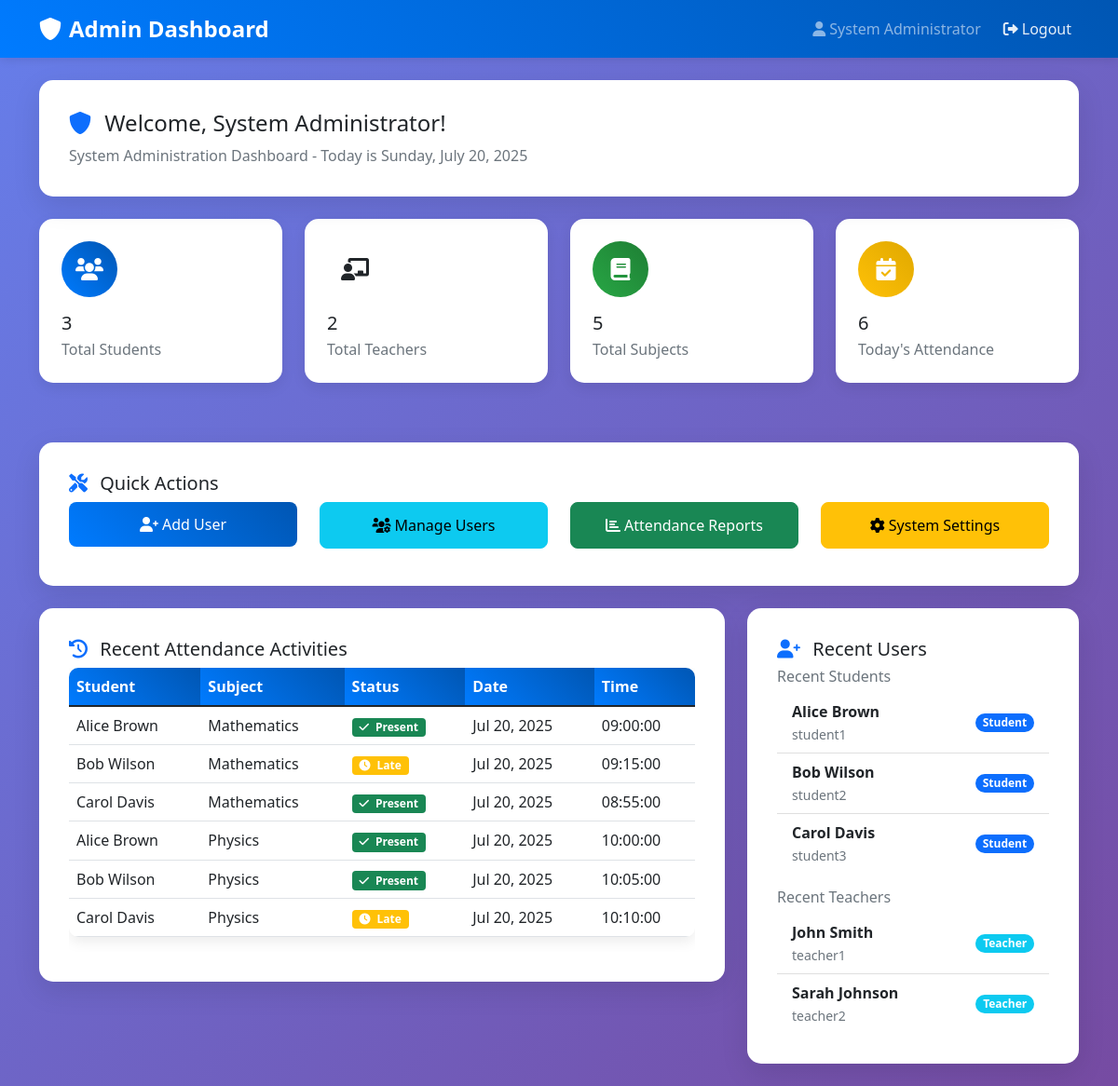
Page /admin/dashboard.php (signed in) on the committed database.
### tables this page shows
CREATE TABLE IF NOT EXISTS `attendance` (
    `id` INT(11) NOT NULL AUTO_INCREMENT,
    `student_id` INT(11) NOT NULL,
    `subject_id` INT(11) NOT NULL,
    `date` DATE NOT NULL,
    `time_in` TIME NULL,
    `time_out` TIME NULL,
    `latitude` DECIMAL(10,8) NULL,
    `longitude` DECIMAL(11,8) NULL,
    `status` ENUM('present', 'absent', 'late') DEFAULT 'present',
    `created_at` TIMESTAMP DEFAULT CURRENT_TIMESTAMP,
    PRIMARY KEY (`id`),
    FOREIGN KEY (`student_id`) REFERENCES `users`(`id`) ON DELETE CASCADE,
    FOREIGN KEY (`subject_id`) REFERENCES `subjects`(`id`) ON DELETE CASCADE
);

CREATE TABLE IF NOT EXISTS `users` (
    `id` INT(11) NOT NULL AUTO_INCREMENT,
    `username` VARCHAR(50) NOT NULL UNIQUE,
    `email` VARCHAR(100) NOT NULL UNIQUE,
    `password` VARCHAR(255) NOT NULL,
    `role` ENUM('student', 'teacher', 'admin') NOT NULL,
    `full_name` VARCHAR(100) NOT NULL,
    `mobile` VARCHAR(15) NULL,
    `is_verified` BOOLEAN DEFAULT FALSE,
    `created_at` TIMESTAMP DEFAULT CURRENT_TIMESTAMP,
    PRIMARY KEY (`id`)
);

CREATE TABLE IF NOT EXISTS `subjects` (
    `id` INT(11) NOT NULL AUTO_INCREMENT,
    `subject_name` VARCHAR(100) NOT NULL,
    `teacher_id` INT(11) NULL,
    `year` INT(4) NOT NULL,
    `semester` INT(1) NOT NULL,
    `created_at` TIMESTAMP DEFAULT CURRENT_TIMESTAMP,
    PRIMARY KEY (`id`),
    FOREIGN KEY (`teacher_id`) REFERENCES `users`(`id`) ON DELETE CASCADE
);

### admin/dashboard.php (the view, shortened to what this page needs)
<?php
require_once '../php/config.php';
$stats_sql = "SELECT
                (SELECT COUNT(*) FROM users WHERE role = 'student') as total_students,
                (SELECT COUNT(*) FROM users WHERE role = 'teacher') as total_teachers,
                (SELECT COUNT(*) FROM subjects) as total_subjects,
                (SELECT COUNT(*) FROM attendance) as total_attendance,
                (SELECT COUNT(*) FROM attendance WHERE date = CURDATE()) as today_attendance,
                (SELECT COUNT(*) FROM attendance WHERE status = 'present') as present_count,
                (SELECT COUNT(*) FROM attendance WHERE status = 'absent') as absent_count,
                (SELECT COUNT(*) FROM attendance WHERE status = 'late') as late_count";
$stats_result = $conn->query($stats_sql);
$stats = $stats_result->fetch_assoc();
$total_students = $stats['total_students'] ?: 0;
$total_teachers = $stats['total_teachers'] ?: 0;
$total_subjects = $stats['total_subjects'] ?: 0;
$today_attendance = $stats['today_attendance'] ?: 0;
$recent_attendance_sql = "SELECT a.*, u.full_name as student_name, s.subject_name
                         FROM attendance a
                         JOIN users u ON a.student_id = u.id
                         JOIN subjects s ON a.subject_id = s.id
                         ORDER BY a.created_at DESC LIMIT 10";
$recent_attendance_result = $conn->query($recent_attendance_sql);
$students_sql = "SELECT * FROM users WHERE role = 'student' ORDER BY created_at DESC LIMIT 5";
$students_result = $conn->query($students_sql);
$teachers_sql = "SELECT * FROM users WHERE role = 'teacher' ORDER BY created_at DESC LIMIT 5";
$teachers_result = $conn->query($teachers_sql);
?>
<!DOCTYPE html>
<html lang="en">
<head>
    <link href="https://cdn.jsdelivr.net/npm/bootstrap@5.1.3/dist/css/bootstrap.min.css" rel="stylesheet">
    <link href="https://cdnjs.cloudflare.com/ajax/libs/font-awesome/6.0.0/css/all.min.css" rel="stylesheet">
    <link href="../css/style.css" rel="stylesheet">
</head>
<body>
    <nav class="navbar navbar-expand-lg navbar-dark">
        <div class="container">
            <a class="navbar-brand" href="#">
                <i class="fas fa-shield-alt me-2"></i>Admin Dashboard
            </a>
            <div class="navbar-nav ms-auto">
                <span class="navbar-text me-3">
                    <i class="fas fa-user me-1"></i><?php echo $_SESSION['full_name']; ?>
                </span>
                <a class="nav-link" href="../logout.php">
                    <i class="fas fa-sign-out-alt me-1"></i>Logout
                </a>
            </div>
        </div>
    </nav>
    <div class="container mt-4">
        <div class="row mb-4">
            <div class="col-12">
                <div class="card">
                    <div class="card-body">
                        <h4 class="card-title">
                            <i class="fas fa-shield-alt me-2 text-primary"></i>
                            Welcome, <?php echo $_SESSION['full_name']; ?>!
                        </h4>
                        <p class="card-text text-muted">System Administration Dashboard - Today is <?php echo date('l, F j, Y'); ?></p>
                    </div>
                </div>
            </div>
        </div>
        <div class="row mb-4">
            <div class="col-md-3 mb-3">
                <div class="dashboard-card">
                    <div class="dashboard-icon primary">
                        <i class="fas fa-users"></i>
                    </div>
                    <h5 class="mb-1"><?php echo $total_students; ?></h5>
                    <p class="text-muted mb-0">Total Students</p>
                </div>
            </div>
            <div class="col-md-3 mb-3">
                <div class="dashboard-card">
                    <div class="dashboard-icon info">
                        <i class="fas fa-chalkboard-teacher"></i>
                    </div>
                    <h5 class="mb-1"><?php echo $total_teachers; ?></h5>
                    <p class="text-muted mb-0">Total Teachers</p>
                </div>
            </div>
            <div class="col-md-3 mb-3">
                <div class="dashboard-card">
                    <div class="dashboard-icon success">
                        <i class="fas fa-book"></i>
                    </div>
                    <h5 class="mb-1"><?php echo $total_subjects; ?></h5>
                    <p class="text-muted mb-0">Total Subjects</p>
                </div>
            </div>
            <div class="col-md-3 mb-3">
                <div class="dashboard-card">
                    <div class="dashboard-icon warning">
                        <i class="fas fa-calendar-check"></i>
                    </div>
                    <h5 class="mb-1"><?php echo $today_attendance; ?></h5>
                    <p class="text-muted mb-0">Today's Attendance</p>
                </div>
            </div>
        </div>
        <div class="row mb-4">
            <div class="col-12">
                <div class="card">
                    <div class="card-body">
                        <h5 class="card-title">
                            <i class="fas fa-tools me-2 text-primary"></i>
                            Quick Actions
                        </h5>
                        <div class="row">
                            <div class="col-md-3 mb-2">
                                <button class="btn btn-primary w-100" data-bs-toggle="modal" data-bs-target="#addUserModal">
                                    <i class="fas fa-user-plus me-1"></i>Add User
                                </button>
                            </div>
                            <div class="col-md-3 mb-2">
                                <a href="manage_users.php" class="btn btn-info w-100">
                                    <i class="fas fa-users-cog me-1"></i>Manage Users
                                </a>
                            </div>
                            <div class="col-md-3 mb-2">
                                <a href="attendance_reports.php" class="btn btn-success w-100">
                                    <i class="fas fa-chart-bar me-1"></i>Attendance Reports
                                </a>
                            </div>
                            <div class="col-md-3 mb-2">
                                <a href="system_settings.php" class="btn btn-warning w-100">
                                    <i class="fas fa-cog me-1"></i>System Settings
                                </a>
                            </div>
                        </div>
                    </div>
                </div>
            </div>
        </div>
        <div class="row">
            <div class="col-md-8 mb-4">
                <div class="card">
                    <div class="card-body">
                        <h5 class="card-title">
                            <i class="fas fa-history me-2 text-primary"></i>
                            Recent Attendance Activities
                        </h5>
                        <?php if ($recent_attendance_result->num_rows > 0): ?>
                            <div class="table-responsive">
                                <table class="table table-hover">
                                    <thead>
                                        <tr>
                                            <th>Student</th>
                                            <th>Subject</th>
                                            <th>Status</th>
                                            <th>Date</th>
                                            <th>Time</th>
                                        </tr>
                                    </thead>
                                    <tbody>
                                        <?php while ($attendance = $recent_attendance_result->fetch_assoc()): ?>
                                            <tr>
                                                <td><?php echo htmlspecialchars($attendance['student_name']); ?></td>
                                                <td><?php echo htmlspecialchars($attendance['subject_name']); ?></td>
                                                <td>
                                                    <?php
                                                    $status_class = $attendance['status'] === 'present' ? 'success' : ($attendance['status'] === 'late' ? 'warning' : 'danger');
                                                    $status_icon = $attendance['status'] === 'present' ? 'check' : ($attendance['status'] === 'late' ? 'clock' : 'times');
                                                    ?>
                                                    <span class="badge bg-<?php echo $status_class; ?>">
                                                        <i class="fas fa-<?php echo $status_icon; ?> me-1"></i>
                                                        <?php echo ucfirst($attendance['status']); ?>
                                                    </span>
                                                </td>
                                                <td><?php echo date('M j, Y', strtotime($attendance['date'])); ?></td>
                                                <td><?php echo $attendance['time_in']; ?></td>
                                            </tr>
                                        <?php endwhile; ?>
                                    </tbody>
                                </table>
                            </div>
                        <?php endif; ?>
                    </div>
                </div>
            </div>
            <div class="col-md-4 mb-4">
                <div class="card">
                    <div class="card-body">
                        <h5 class="card-title">
                            <i class="fas fa-user-plus me-2 text-primary"></i>
                            Recent Users
                        </h5>
                        <div class="mb-3">
                            <h6 class="text-muted">Recent Students</h6>
                            <?php if ($students_result->num_rows > 0): ?>
                                <ul class="list-group list-group-flush">
                                    <?php while ($student = $students_result->fetch_assoc()): ?>
                                        <li class="list-group-item d-flex justify-content-between align-items-center">
                                            <div>
                                                <strong><?php echo htmlspecialchars($student['full_name']); ?></strong>
                                                <br>
                                                <small class="text-muted"><?php echo $student['username']; ?></small>
                                            </div>
                                            <span class="badge bg-primary rounded-pill">Student</span>
                                        </li>
                                    <?php endwhile; ?>
                                </ul>
                            <?php else: ?>
                                <p class="text-muted">No students registered yet.</p>
                            <?php endif; ?>
                        </div>
                        <div>
                            <h6 class="text-muted">Recent Teachers</h6>
                            <?php if ($teachers_result->num_rows > 0): ?>
                                <ul class="list-group list-group-flush">
                                    <?php while ($teacher = $teachers_result->fetch_assoc()): ?>
                                        <li class="list-group-item d-flex justify-content-between align-items-center">
                                            <div>
                                                <strong><?php echo htmlspecialchars($teacher['full_name']); ?></strong>
                                                <br>
                                                <small class="text-muted"><?php echo $teacher['username']; ?></small>
                                            </div>
                                            <span class="badge bg-info rounded-pill">Teacher</span>
                                        </li>
                                    <?php endwhile; ?>
                                </ul>
                            <?php else: ?>
                                <p class="text-muted">No teachers registered yet.</p>
                            <?php endif; ?>
                        </div>
                    </div>
                </div>
            </div>
        </div>
    </div>
</body>
</html>

### css/style.css (style rules this page uses)
:root { --primary-color: #007bff; --secondary-color: #6c757d; --success-color: #28a745; --danger-color: #dc3545; --warning-color: #ffc107; --info-color: #17a2b8; --light-color: #f8f9fa; --dark-color: #343a40; }
body { font-family: 'Segoe UI', Tahoma, Geneva, Verdana, sans-serif; background: linear-gradient(135deg, #667eea 0%, #764ba2 100%); min-height: 100vh; }
.card { border-radius: 15px; box-shadow: 0 10px 30px rgba(0, 0, 0, 0.1); border: none; }
.card-body { padding: 2rem; }
.btn { border-radius: 8px; font-weight: 500; padding: 0.75rem 1.5rem; transition: all 0.3s ease; }
.btn-primary { background: linear-gradient(45deg, #007bff, #0056b3); border: none; }
.dashboard-card { background: white; border-radius: 15px; padding: 1.5rem; margin-bottom: 1.5rem; box-shadow: 0 5px 15px rgba(0, 0, 0, 0.08); transition: transform 0.3s ease; }
.dashboard-icon { width: 60px; height: 60px; border-radius: 50%; display: flex; align-items: center; justify-content: center; font-size: 1.5rem; margin-bottom: 1rem; }
.dashboard-icon.primary { background: linear-gradient(45deg, #007bff, #0056b3); color: white; }
.dashboard-icon.success { background: linear-gradient(45deg, #28a745, #1e7e34); color: white; }
.dashboard-icon.warning { background: linear-gradient(45deg, #ffc107, #e0a800); color: white; }
.navbar { background: linear-gradient(45deg, #007bff, #0056b3); box-shadow: 0 2px 10px rgba(0, 0, 0, 0.1); }
.navbar-brand { font-weight: bold; font-size: 1.5rem; }
.nav-link { color: rgba(255, 255, 255, 0.9) !important; font-weight: 500; transition: all 0.3s ease; }
.table { border-radius: 10px; overflow: hidden; box-shadow: 0 5px 15px rgba(0, 0, 0, 0.08); }
.table thead th { background: linear-gradient(45deg, #007bff, #0056b3); color: white; border: none; font-weight: 600; }

### rows in the picture
attendance: student.full_name "Alice Brown", subject.subject_name "Mathematics", status "Present", date "Jul 20, 2025", time_in "09:00:00"
attendance: student.full_name "Bob Wilson", subject.subject_name "Mathematics", status "Late", date "Jul 20, 2025", time_in "09:15:00"
attendance: student.full_name "Carol Davis", subject.subject_name "Mathematics", status "Present", date "Jul 20, 2025", time_in "08:55:00"
attendance: student.full_name "Alice Brown", subject.subject_name "Physics", status "Present", date "Jul 20, 2025", time_in "10:00:00"
attendance: student.full_name "Bob Wilson", subject.subject_name "Physics", status "Present", date "Jul 20, 2025", time_in "10:05:00"
attendance: student.full_name "Carol Davis", subject.subject_name "Physics", status "Late", date "Jul 20, 2025", time_in "10:10:00"
users: full_name "Alice Brown", username "student1"
users: full_name "Bob Wilson", username "student2"
users: full_name "Carol Davis", username "student3"
users: full_name "John Smith", username "teacher1"
users: full_name "Sarah Johnson", username "teacher2"

### other values in the picture
$_SESSION['full_name'] "System Administrator"
$total_students "3"
$total_teachers "2"
$total_subjects "5"
$today_attendance "6"
